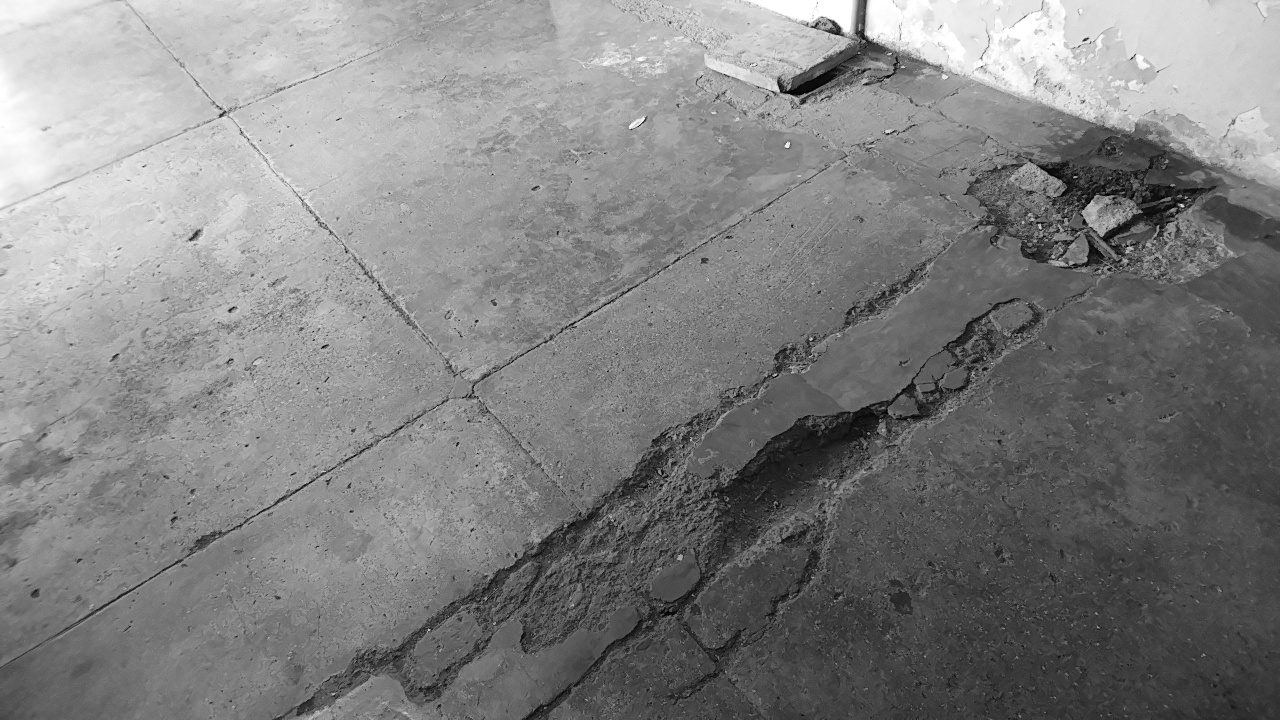
#> input picture Code/left_image1.png, 1280 x 720 px
$ jupyter execute --allow-errors disparity_Retification1.ipynb   (shell and % lines are left out)   (older library calls are emulated)
#> lines starting #> are read from the running program, lines starting #| are printed output that depends on the picture
[cell 1]
import sys
import cv2
import numpy as np
import matplotlib.pyplot as plt
from sklearn import linear_model
#plotting using traditional calculation
from mpl_toolkits import mplot3d
from matplotlib import cm
import scipy.optimize

[cell 2]
max_disparity = 96

H1 = np.array([[ 1.00047384e+00, -9.21142380e-04 , 1.05547668e+01],
 [-8.98002546e-04 , 9.98893992e-01, -5.28518968e-01],
 [ 7.41705741e-07, -3.17840628e-06 , 1.00062402e+00]])

H2 = np.array([[ 1.00499352e+00 , 2.38408626e-03 ,-9.01707400e+00],
 [ 2.31503605e-03 , 1.00108968e+00, -3.93138454e+00],
 [ 7.67580780e-06 , 3.18005952e-06 , 9.93872447e-01]])

left_image = cv2.imread('left_image1.png')
#> left_image is the input picture: shape (720, 1280, 3); min 0, max 255, mean 129.4
right_image = cv2.imread('rightt_image1.png')
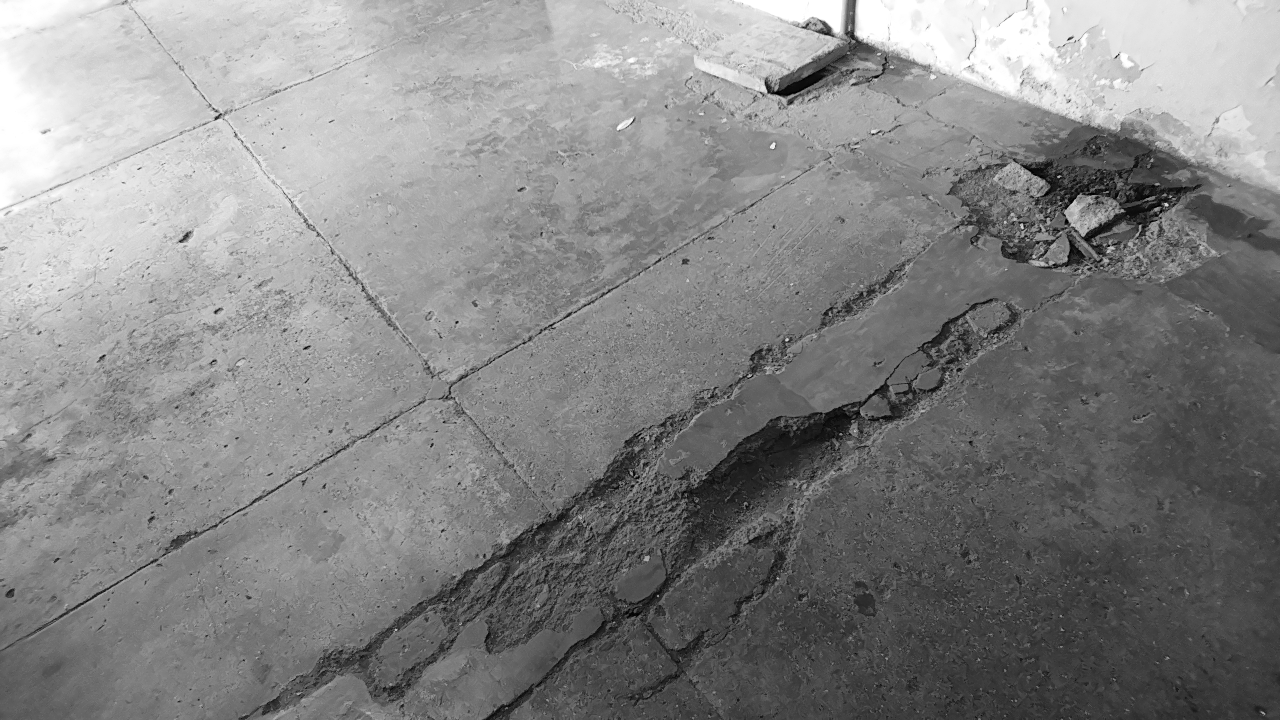
#> input picture Code/rightt_image1.png, 1280 x 720 px
#> right_image is the input picture: shape (720, 1280, 3); min 0, max 255, mean 132.6

left_image_gray = cv2.cvtColor(left_image, cv2.COLOR_BGR2GRAY)
right_image_gray = cv2.cvtColor(right_image, cv2.COLOR_BGR2GRAY)

left_img_rect = cv2.warpPerspective(left_image_gray, H1, left_image_gray.shape[::-1],
                                    cv2.INTER_CUBIC +
                                    cv2.WARP_FILL_OUTLIERS +
                                    cv2.WARP_INVERSE_MAP)

right_img_rect = cv2.warpPerspective(right_image_gray, H2, right_image_gray.shape[::-1],
                                    cv2.INTER_CUBIC +
                                    cv2.WARP_FILL_OUTLIERS +
                                    cv2.WARP_INVERSE_MAP)
lz_rectified = cv2.hconcat([left_img_rect, right_img_rect])
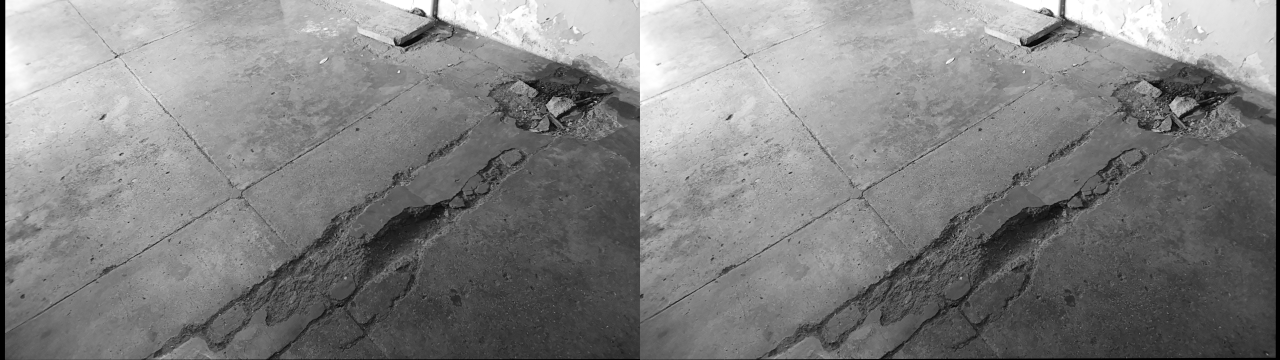
#> lz_rectified: shape (720, 2560) (shown at 1/2 size); min 0, max 255, mean 129.6

# [9 lines of commented-out code are left out]

win_size = -2
min_disp =-2
max_disp =0
num_disp =70 # Needs to be divisible by 16
stereoProcessor = cv2.StereoSGBM_create(
    minDisparity=min_disp,
    numDisparities=num_disp,
    blockSize=5,
    uniquenessRatio=5,
    speckleWindowSize=10,
    speckleRange=10,
    disp12MaxDiff=10,
    P1=10,
    P2=700,
    preFilterCap = 10,
    mode=cv2.STEREO_SGBM_MODE_SGBM_3WAY,
)

# [17 lines of commented-out code are left out]

dis = stereoProcessor.compute(left_img_rect, right_img_rect)
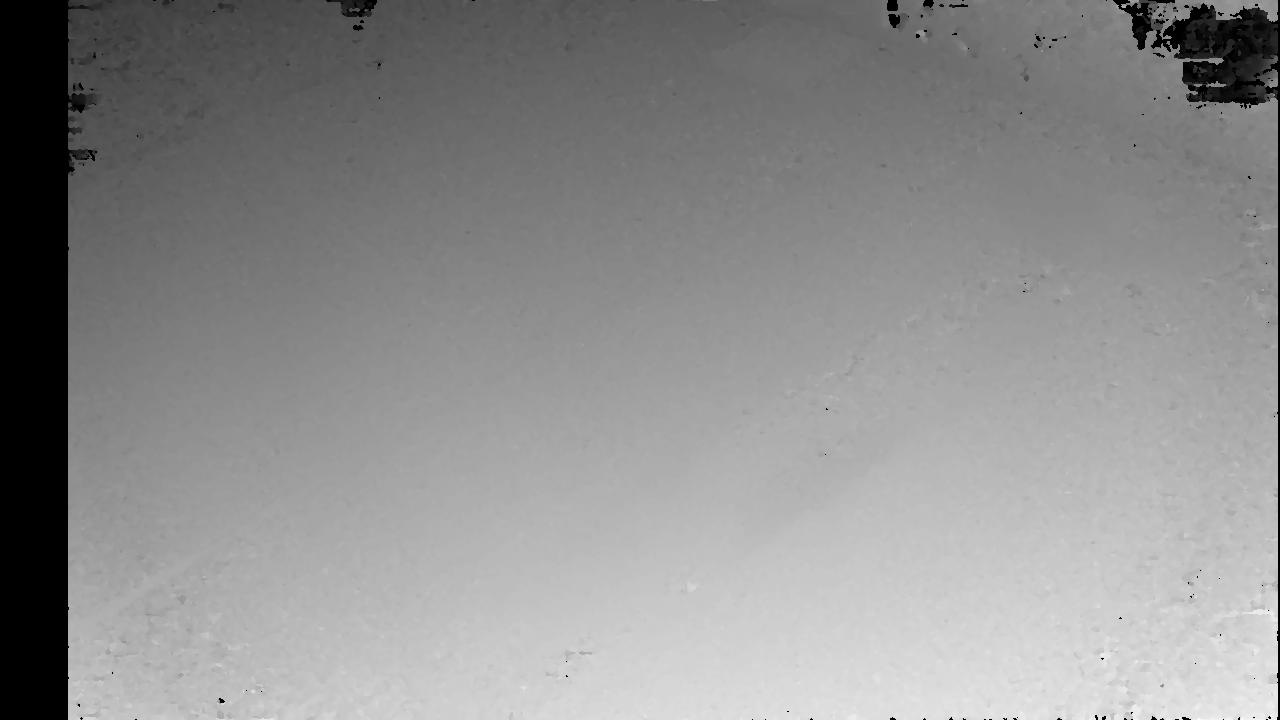
#> dis: shape (720, 1280) int16; min -48, max 1056, mean 567.8; drawn with min black and max white
# disparity = stereoProcessor.compute(right_img_rect, left_img_rect)

dis = dis[0:dis.shape[0], max_disparity:dis.shape[1]]
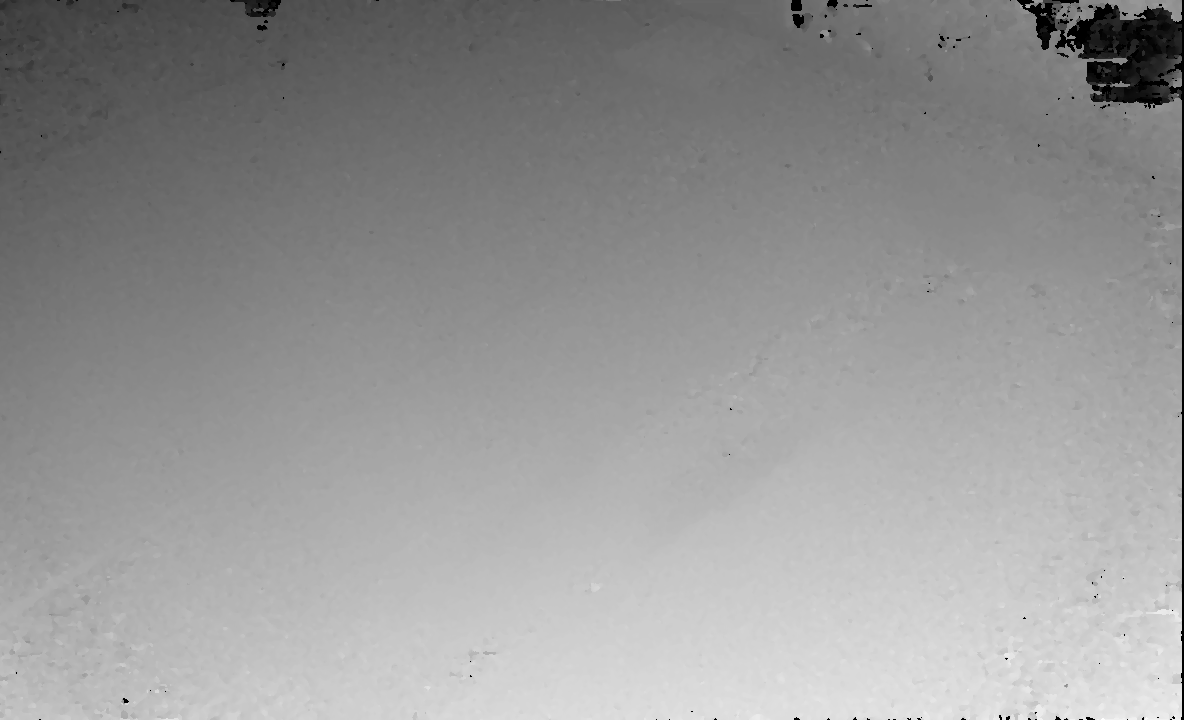
#> dis: shape (720, 1184) int16; min -48, max 1056, mean 605.3; drawn with min black and max white

height = left_image.shape[0]
#> height = 720
width = left_image.shape[1]
#> width = 1280
# print(disparity)

plt.imshow(left_img_rect, "gray")
plt.show()
plt.imshow(right_img_rect,"gray")
plt.show()
plt.imshow(lz_rectified,"gray")
plt.show()
# plt.imshow(disparity, "gray")
# plt.colorbar()
# plt.show()

[cell 3]
disparity = np.load('image_0.npy')
#> (reads Code/image_0.npy from the repository)
print(disparity)
plt.imshow(disparity, "gray")
plt.colorbar()
plt.show()
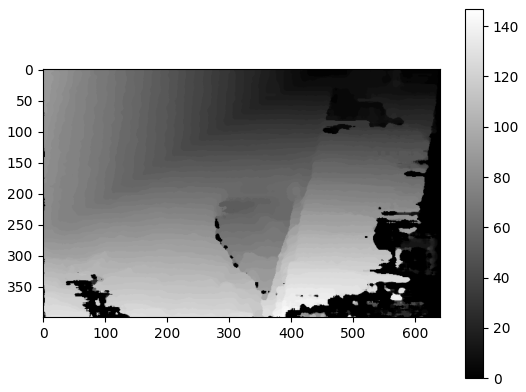
#> figure drawn by matplotlib, 2 panels

[cell 4]
#3D Reprojection
image_centre_h = height/2
#> image_centre_h = 360
image_centre_w = width/2
#> image_centre_w = 640

''' Projects points from 2d to 3d using disparity to calculate Z coordinates'''

points = []

f = 800.74853515625
B = 75

height1, width1 = disparity.shape[:2]

# assume a minimal disparity of 2 pixels is possible to get Zmax
# and then get reasonable scaling in X and Y output

#Zmax = ((f * B) / 2)
a=0
x3d=[]
y3d=[]
z3d=[]

for y in range(height1):# 0 - height is the y axis index
    for x in range(width1):# 0 - width is the x axis index

        # if we have a valid non-zero disparity
        if (disparity[y,x] > 0):

            # calculate corresponding 3D point [X, Y, Z]

            # stereo lecture - slide 22 + 25

            Z = (f * B) / disparity[y,x]

            X = ((x - image_centre_w) * Z) / f
            Y = ((y - image_centre_h) * Z) / f

            # add to points
            x3d.append(X)
            y3d.append(Y)
            z3d.append(Z)

#             if(left_img_rect.size > 0):
#                 points.append([X,Y,Z,left_img_rect[y,x]])
#             else:
            points.append([X,Y,Z])
# [9 lines of commented-out code are left out]

#> (a cell that did not finish here is left out)

[cell 6]
# [6 lines of commented-out code are left out]
x = np.outer(np.linspace(-3, 3, 32), np.ones(32))
z = x.copy().T # transpose
y = 0.06958 - 0.45284*x - 0.89187*z +  5.10759*x*x + 7.65875*x*z + 2.41661*z*z


# Creating figure
fig = plt.figure(figsize =(14, 9))
ax = plt.axes(projection ='3d')
ax.set_title('Classic')
ax.plot_surface(x,z,y,linewidth=0, antialiased=False, shade = True, alpha = 0.5, facecolors=cm.viridis(z))
#> (the rest of this cell did not finish here and is left out)

[cell 7]
#finding coeff using ordinary least squares on sklearn

reg = linear_model.LinearRegression()
# reg.precision(2)
#> (the rest of this cell did not finish here and is left out)

[cell 8]
x = np.outer(np.linspace(-3, 3, 32), np.ones(32))
z = x.copy().T # transpose
#> (the rest of this cell did not finish here and is left out)

[cell 9]
sx1=0
SMx =[]
sz1=0
SMz =[]
sz2=0
SMz2 =[]
sx2=0
SMx2 =[]
sx3=0
SMx3 =[]
sxz=0
SMxz =[]
sx2z=0
SMx2z =[]
sxz2=0
SMxz2 =[]
sz3=0
SMz3 =[]
sx4 = 0
SMx4=[]
sz4 = 0
SMz4=[]
sx3z = 0
SMx3z=[]
sx3z2 = 0
SMx3z2=[]
sx2z2=0
SMx2z2 =[]
sxz3=0
SMxz3 =[]
sy1=0
SMy1 =[]
sxy=0
SMxy =[]
szy=0
SMzy =[]
sx2y=0
SMx2y =[]
sxyz =0
SMxyz = []
sz2y=0
SMz2y =[]
sy1=0
SMy=[]
s=0
for i in range(len(x3d)):
    s= s+i
    sx1 = sx1 + x3d[i]
    SMx.append(sx1)
    sz1 = sz1 + z3d[i]
    SMz.append(sz1)
    sx2 = sx2+ x3d[i]**2
    SMx2.append(sx2)
    sz2 = sz2 + z3d[i]**2
    SMz2.append(sz2)
    sxz = sxz + x3d[i]*z3d[i]
    SMxz.append(sxz)
    sx3 = sx3+ x3d[i]**3
    SMx3.append(sx3)
    sx2z = sx2z+ (x3d[i]**2)*(z3d[i])
    SMx2z.append(sx2z)
    sxz2 = sxz2 + (x3d[i])*(z3d[i]**2)
    SMxz2.append(sxz2)
    sz3 = sz3 + z3d[i]**3
    SMz3.append(sz3)
    sx4 = sx4 + x3d[i]**4
    SMx4.append(sx4)
    sz4 = sz4 + z3d[i]**4
    SMz4.append(sz4)
    sx3z2 = sx3z2 +(x3d[i]**3)*(z3d[i]**2)
    SMx3z2.append(sx3z2)
    sx3z = sx3z + (x3d[i]**3)*(z3d[i])
    SMx3z2.append(sx3z)
    sx2z2 = sx2z2 + (x3d[i]**2)*(z3d[i]**2)
    SMx2z2.append(sx2z2)
    sxz3 = sxz3 + (x3d[i])*(z3d[i]**3)
    SMxz3.append(sxz3)
    sy1 = sy1 + y3d[i]
    SMy.append(sy1)
    sxy = sxy + x3d[i]*y3d[i]
    SMxy.append(sxy)
    szy = szy + z3d[i]*y3d[i]
    SMzy.append(szy)
    sx2y = sx2y + (x3d[i]**2)*(y3d[i])
    SMx2y.append(sx2y)
    sxyz = sxyz + (x3d[i])*(y3d[i])*(z3d[i])
    SMxyz.append(sxyz)
    sz2y = sz2y + (z3d[i]**2)*(y3d[i])
    SMz2y.append(sz2y)

[cell 10]
#plot using ridge regression
reg1 = linear_model.Ridge(alpha=.5)
reg1.fit([[s,sx1,sz1,sx2,sxz,sz2],[sx1,sx2,sxz,sx3,sx2z,sxz2],[sz1,sxz,sz2,sx2z,sxz2,sz3],[sx2,sx3,sx2z,sx4,sx3z2,sx3z],[sxz,sx2z,sxz2,sx3z,sx2z2,sxz3],[sz2,sxz2,sz3,sx2z2,sxz3,sz4]], [[sy1],[sxy],[szy],[sx2y],[sxyz],[sz2y]])
amat1=reg1.coef_
# reg1.intercept_
print(amat1)

[cell 11]
x1 = np.outer(np.linspace(-8000, 0, 32), np.ones(32))
# z1 = x1.copy().T # transpose
z1 = np.outer(np.linspace(0, 30000, 32), np.ones(32)).T
#> (the rest of this cell did not finish here and is left out)

[cell 12]
fig = plt.figure(figsize =(14, 9))
# ax = plt.axes(projection ='3d')
ax = fig.add_subplot(111, projection='3d')
ax.set_title('Scatter')
# [4 lines of commented-out code are left out]
ax.set_xlabel('z')
ax.set_ylabel('x')
ax.set_zlabel('y')
ax.scatter(z3d, x3d, y3d)
# fig.colorbar(surf3, shrink=0.5, aspect=5)
plt.show()
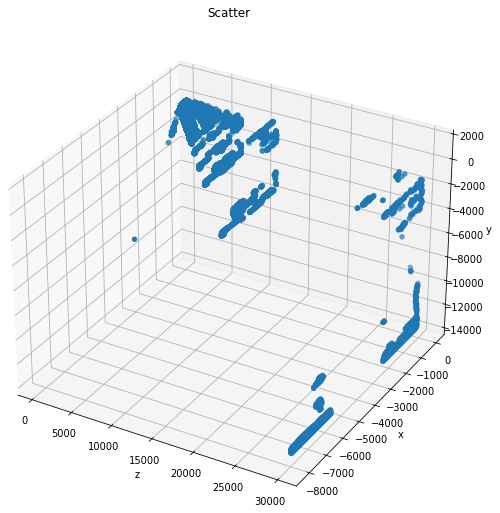
#> figure drawn by matplotlib, 1 panel

[cell 13]
x_pothole=[]
y_pothole=[]
fit=[]
disp = disparity.copy()
#> (the rest of this cell did not finish here and is left out)

[cell 14]
#plot using random weights for weighted least squares
sample_weight = np.ones(6) * 6
sample_weight[-2:] *= 30
regr = linear_model.LinearRegression()
#> (the rest of this cell did not finish here and is left out)

[cell 15]
x = np.outer(np.linspace(-3, 3, 32), np.ones(32))
z = x.copy().T # transpose
#> (the rest of this cell did not finish here and is left out)

[cell 16]
import numpy as np
from sklearn.linear_model import HuberRegressor, LinearRegression
from sklearn.datasets import make_regression
# [5 lines of commented-out code are left out]
huber = HuberRegressor().fit([[6,sx1,sz1,sx2,sxz,sz2],[sx1,sx2,sxz,sx3,sx2z,sxz2],[sz1,sxz,sz2,sx2z,sxz2,sz3],[sx2,sx3,sx2z,sx4,sx3z2,sx3z],[sxz,sx2z,sxz2,sx3z,sx2z2,sxz3],[sz2,sxz2,sz3,sx2z2,sxz3,sz4]], [[sy1],[sxy],[szy],[sx2y],[sxyz],[sz2y]])
huber.score([[6,sx1,sz1,sx2,sxz,sz2],[sx1,sx2,sxz,sx3,sx2z,sxz2],[sz1,sxz,sz2,sx2z,sxz2,sz3],[sx2,sx3,sx2z,sx4,sx3z2,sx3z],[sxz,sx2z,sxz2,sx3z,sx2z2,sxz3],[sz2,sxz2,sz3,sx2z2,sxz3,sz4]], [[sy1],[sxy],[szy],[sx2y],[sxyz],[sz2y]])
#huber.predict(X[:1,])
# #linear = LinearRegression().fit(X, y)
# print("True coefficients:", coef)
print("Huber coefficients:", huber.coef_)
#| Huber coefficients: [-3.62448221e-20  9.91429596e-17 -7.41950527e-16 -5.12588610e-13
#|   2.53251072e-09 -1.93872570e-11]
